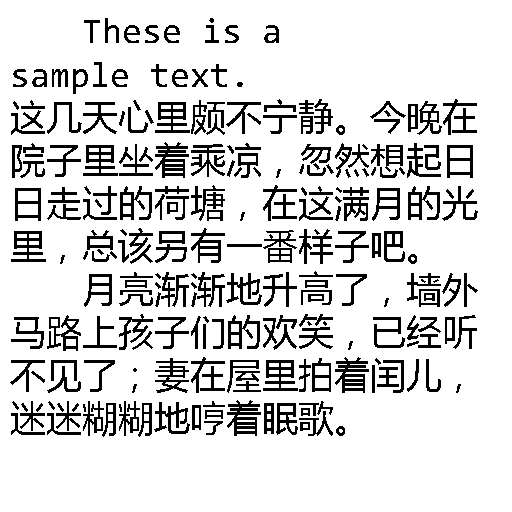
#> input picture Test/XorDecrypt_1.png, 512 x 512 px
$ python -i DFT.py   (imports and definitions only)
#> lines starting #> are read from the running program, lines starting #| are printed output that depends on the picture; after the words box and inside, x2 and y2 are one past the last pixel; in counts of white or black regions, pixels touching at a corner belong together
#> further down, picture is the input picture: PIL image 512x512 1; 84.8% white; 250 black regions (15 under 20 px), largest, box (x1, y1, x2, y2) and area: (155, 142, 189, 178) 651, (335, 357, 369, 393) 651, (227, 400, 261, 436) 651
import numpy as np
from PIL import Image, ImageEnhance, ImageFilter
import matplotlib.pyplot as plt

debug=1
class DFTSteganoser:
    # [71 lines left out: function Embed, not called in this run]

    def Extract(self,src_img):
        src_img = np.array(src_img.convert("RGB"))

        f = np.zeros_like(src_img, dtype=np.complex128)
        fshift = np.zeros_like(src_img, dtype=np.complex128)

        for i in range(src_img.shape[2]):  # 遍历每个通道
            f[:,:,i] = np.fft.fft2(src_img[:,:,i])
            fshift[:,:,i] = np.fft.fftshift(f[:,:,i])

        freq = np.log(np.abs(fshift))
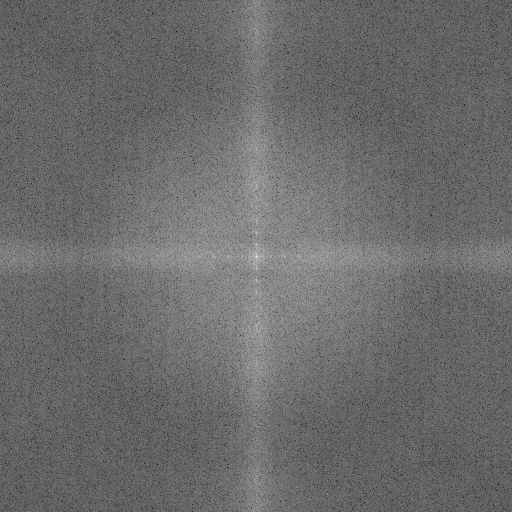
#> freq: shape (512, 512, 3) float64; min 3.59, max 17.85, mean 9.61; drawn with min black and max white
        freq = np.array((freq-np.min(freq))*255 / (np.max(freq)-np.min(freq)),dtype=np.int8)
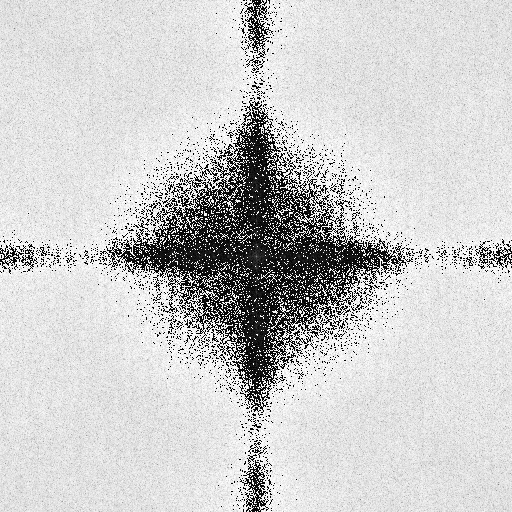
#> freq: shape (512, 512, 3) int8; min -128, max 127, mean 75.3; drawn with min black and max white
        watermark = Image.fromarray(freq,"RGB")

        enhancer = ImageEnhance.Contrast(watermark)
        watermark = enhancer.enhance(1.5)
        # watermark = watermark.filter(ImageFilter.SHARPEN)
        # watermark.show()
        return watermark

>>> from PIL import Image
>>> picture = Image.open('../Test/XorDecrypt_1.png')
>>> result = DFTSteganoser().Extract(picture)
